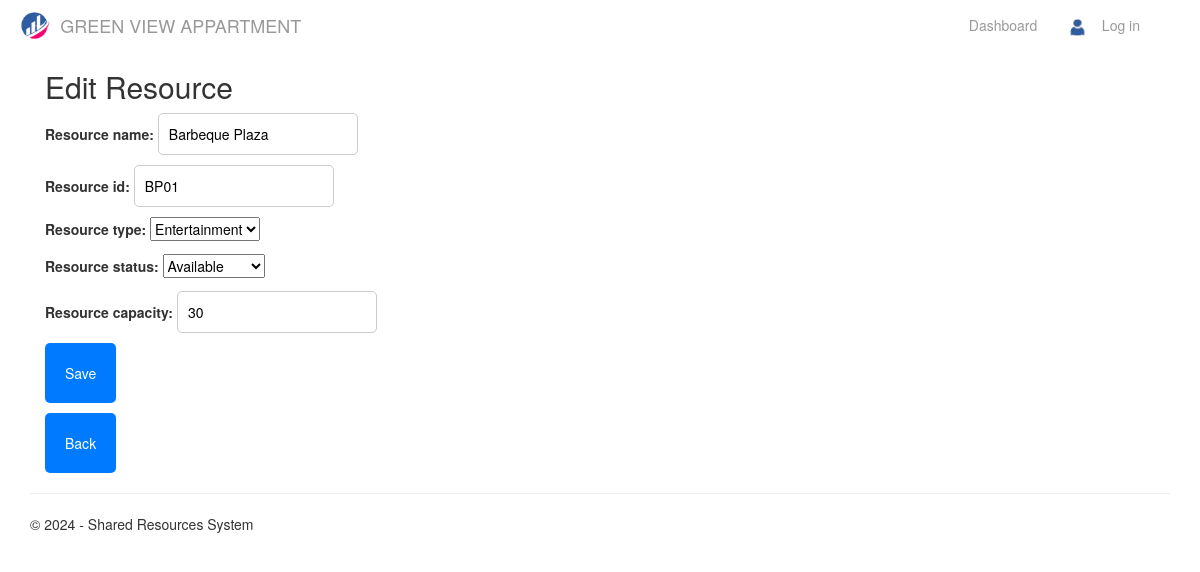
Screenshot of /edit_resources/BP01/ with the database file from the repository.
### app/models.py (models this page shows, shortened)
class Resource(models.Model):
    resource_name = models.CharField(max_length=255)
    resource_id = models.CharField(max_length=255, unique=True)
    resource_image = models.ImageField(null=True, blank=True, upload_to = 'resource_images/')
    RESOURCE_TYPES=[('Sports','Sports'),('Learning','Learning'),('Entertainment','Entertainment')]
    resource_type = models.CharField(max_length=255, choices=RESOURCE_TYPES)
    RESOURCE_STATUSES = [('Available', 'Available'), ('Unavailable', 'Unavailable'), ('Maintenance', 'Maintenance')]
    resource_status = models.CharField(max_length=100, choices=RESOURCE_STATUSES)
    resource_capacity = models.IntegerField()
    TIME_SLOTS = [
        ('10:00', '10:00'),
        ('11:00', '11:00'),
        ('12:00', '12:00'),
        ('13:00', '13:00'),
        ('14:00', '14:00'),
        ('15:00', '15:00'),
        ('16:00', '16:00'),
        ('17:00', '17:00'),
        ('18:00', '18:00'),
        ('19:00', '19:00'),
        ('20:00', '20:00'),
        ('21:00', '21:00'),
    ]

### app/views.py (the view)
# urls.py: path('edit_resources/<str:resource_id>/', views.edit_resource, name='edit_resource'),
def edit_resource(request, resource_id):
    resource = get_object_or_404(Resource, resource_id=resource_id)
    if request.method == 'POST':
        form = ResourcesForm(request.POST, request.FILES, instance=resource)
        if form.is_valid():
            form.save()
            return redirect('admin_resources')
    else:
        form = ResourcesForm(instance=resource)
    return render(
            request,
            'app/edit_resources.html',
            {
                'title':'Edit resources',
                'year':datetime.now().year,
                'form': form,
            }
        )

### app/forms.py
class ResourcesForm(forms.ModelForm):
    class Meta:
        model = Resource
        fields = ['resource_name', 'resource_id', 'resource_type', 'resource_status','resource_capacity']

### app/templates/app/edit_resources.html (shortened to what this page needs)
{% extends "app/admin_layout.html" %}
{% block content %}
<div class="container">
    <h2>Edit Resource</h2>
    <form method="post" enctype="multipart/form-data">
        {{ form.as_p }}
        <button type="submit" class="btn btn-primary">Save</button>
    </form>
    <div class="input-group">
        <button class="btn btn-secondary" onclick="goBack()">Back</button>
    </div>
</div>
{% endblock %}

### app/static/app/content/site.css (style rules this page uses)
body { padding-top: 50px; padding-bottom: 20px; }
input, select, textarea { max-width: 280px; }

### app/static/app/content/css.css (style rules this page uses)
input, textarea { width: 200px; padding: 10px; border: 1px solid #ccc; border-radius: 5px; }
.input-group { margin-top: 10px; }
.btn { display: inline-block; padding: 20px; background-color: #007bff; color: #fff; text-decoration: none; border: none; border-radius: 5px; cursor: pointer; transition: background-color 0.3s ease; }

### rows the page displays
Resource: resource_name "Barbeque Plaza", resource_id "BP01", resource_type "Entertainment", resource_status "Available", resource_capacity "30"
